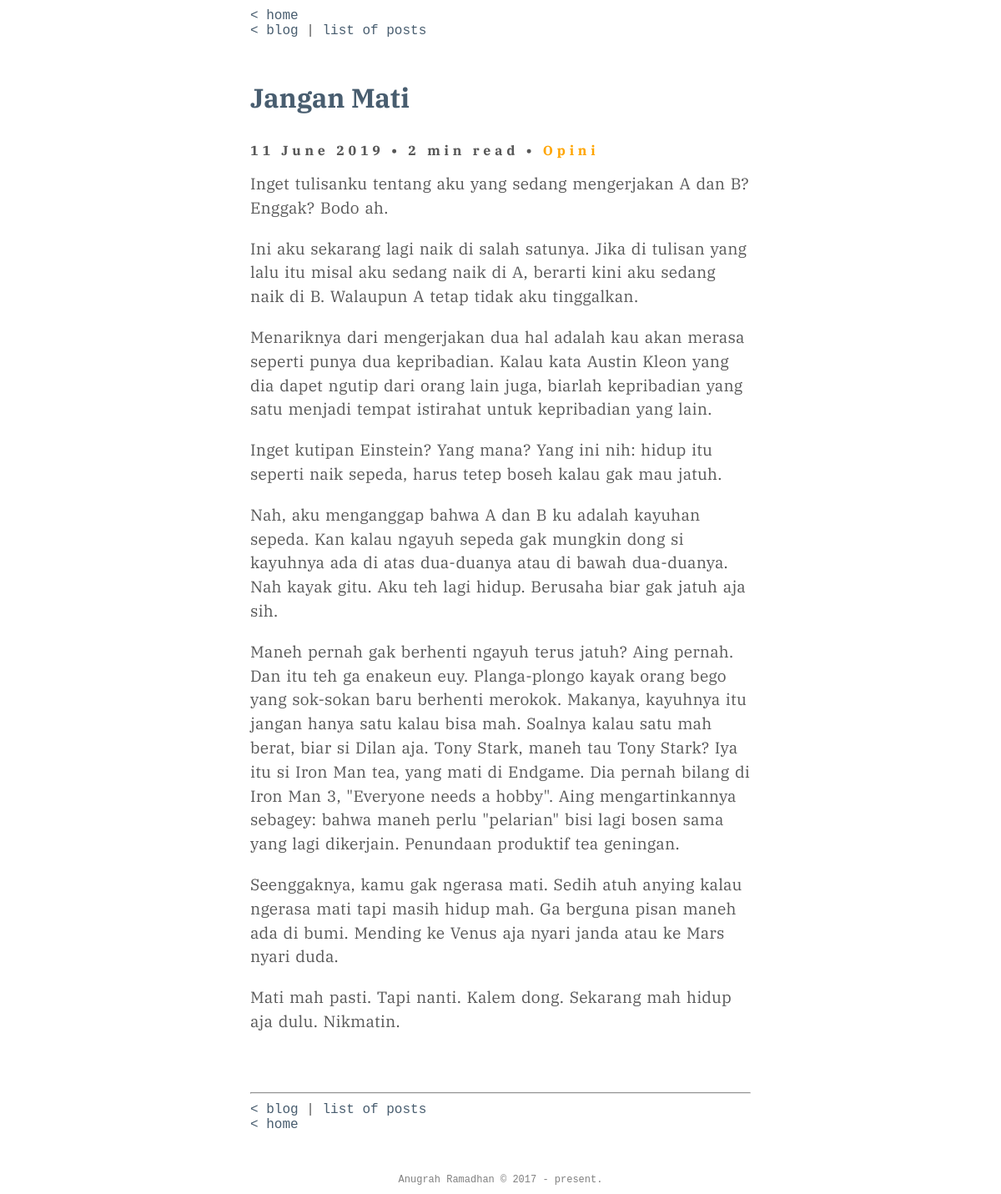
Page /blog/jangan-mati on the committed database.
### tables this page shows
CREATE TABLE `blogpost` (
  `id` int(11) NOT NULL AUTO_INCREMENT,
  `judul` varchar(250) NOT NULL,
  `isi` text NOT NULL,
  `waktu` timestamp NOT NULL DEFAULT CURRENT_TIMESTAMP,
  `tag` varchar(20) NOT NULL,
  `slug` varchar(100) NOT NULL,
  PRIMARY KEY (`id`)
);

### app/functions/functions.php (called while the page is built, shortened)
<?php
function tulisanPerSlug($slug){
	global $link;
	$query = "SELECT * FROM blogpost WHERE slug = '$slug'";
	$result = mysqli_query($link, $query) or die ('gagal nampilin data blog');;
	return $result;
}

### post.php (the view, shortened to what this page needs)
<?php
require_once "app/templates/header.php";
$slug = $_GET['slug'];
if(isset($_GET['slug'])){
	$post = tulisanPerSlug($slug);
	while ($row = mysqli_fetch_assoc($post)){
		$judul = $row['judul'];
		$isi   = $row['isi'];
		$tag   = $row['tag'];
		$selag = $row['slug'];
		$waktu = $row['waktu'];
	}
}
$pecah = explode("\r\n\r\n", $isi);
$text = "";
for($i=0; $i<=count($pecah)-1; $i++)
{
    $part = str_replace($pecah[$i], "<p class='content'>".$pecah[$i]."</p><br>", $pecah[$i]);
    $text .= $part;
}
$readtime = str_word_count($isi)/225;
if ($readtime >= 1)
{
	$readtime = ceil($readtime) . ' min read';
} else {
	$readtime = ceil($readtime * 60) . ' sec read';
}
?>
<div class="homelink">
	<p><a href="<?=BASEURL;?>">&lt; home</a></p>
	<p><a href="../blog">&lt; blog</a> | <a href="../postlist">list of posts</a></p>
</div>
<div class="artikel">
	<div class="title">
		<h1><a href="<?=$selag;?>"><?=$judul;?></a></h1>
	</div>
	<div class="aftertitle"><?= date('d F Y', strtotime($waktu)); ?> • <?=$readtime;?> • <a href="../post/tag/<?=$tag;?>"><?= $tag; ?></a></div>
	<p class="content"><?=$text;?></p>
</div>
<hr>
<div class="homelink">
	<p><a href="../blog">&lt; blog</a> | <a href="../postlist">list of posts</a></p>
	<p><a href="<?=BASEURL;?>">&lt; home</a></p>
</div>
<?php require_once	"app/templates/footer.php";?>

### public/css/style.css (style rules this page uses)
* { margin: 0; padding: 0; }
a { color: #485d6f; }
a:link { text-decoration: none; }
hr { border-color: #E6E6E6; }
.homelink { font-family: 'Courier', serif; margin-top: 10px; margin-bottom: 50px; }
.aftertitle { font-weight: bold; margin-top: 2rem; margin-bottom: 1rem; letter-spacing: 0.3rem; }
.aftertitle a { color: orange; }
.artikel { margin-bottom: 50px; }
.content { word-spacing: 2px; letter-spacing: .00836rem; font-size: 1.2rem; line-height: 1.8rem; }

### rows in the picture
blogpost: judul "Jangan Mati", waktu "11 June 2019", isi "2 min read", tag "Opini", isi "Inget tulisanku tentang aku yang sedang mengerjakan A dan B? Enggak? Bodo ah. Ini aku sekarang lagi naik di salah satunya. Jika di tulisan yang lalu itu misal aku sedang naik di A, berarti kini aku sedang naik di B. Walaupun A tetap tidak aku tinggalkan. Menariknya dari mengerjakan dua hal adalah kau akan merasa seperti punya dua kepribadian. Kalau kata Austin Kleon yang dia dapet ngutip dari orang lain juga, biarlah kepribadian yang satu menjadi tempat istirahat untuk kepribadian yang lain. Inget kutipan Einstein? Yang mana? Yang ini nih: hidup itu seperti naik sepeda, harus tetep boseh kalau gak mau jatuh. Nah, aku menganggap bahwa A dan B ku adalah kayuhan sepeda. Kan kalau ngayuh sepeda…"
